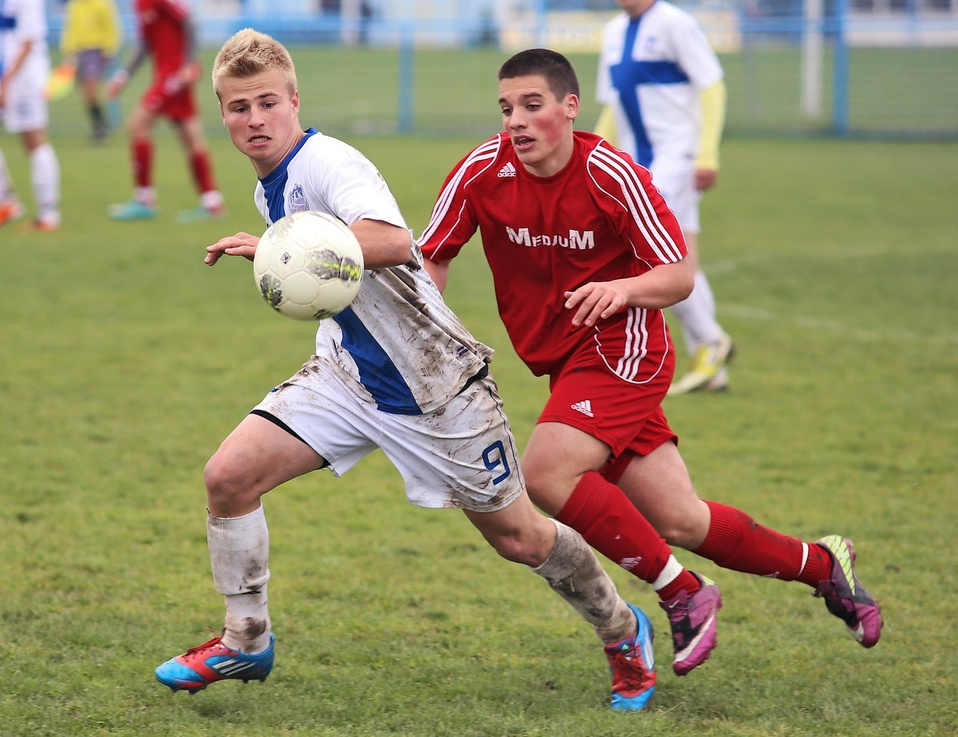
#> input picture image_manipulation/football.jpg, 958 x 737 px, shrunk from 1950 x 1500 before the run
$ python sum_up.py
#> lines starting #> are read from the running program, lines starting #| are printed output that depends on the picture
import cv2
import numpy as np

img = cv2.imread('football.jpg', cv2.IMREAD_GRAYSCALE)
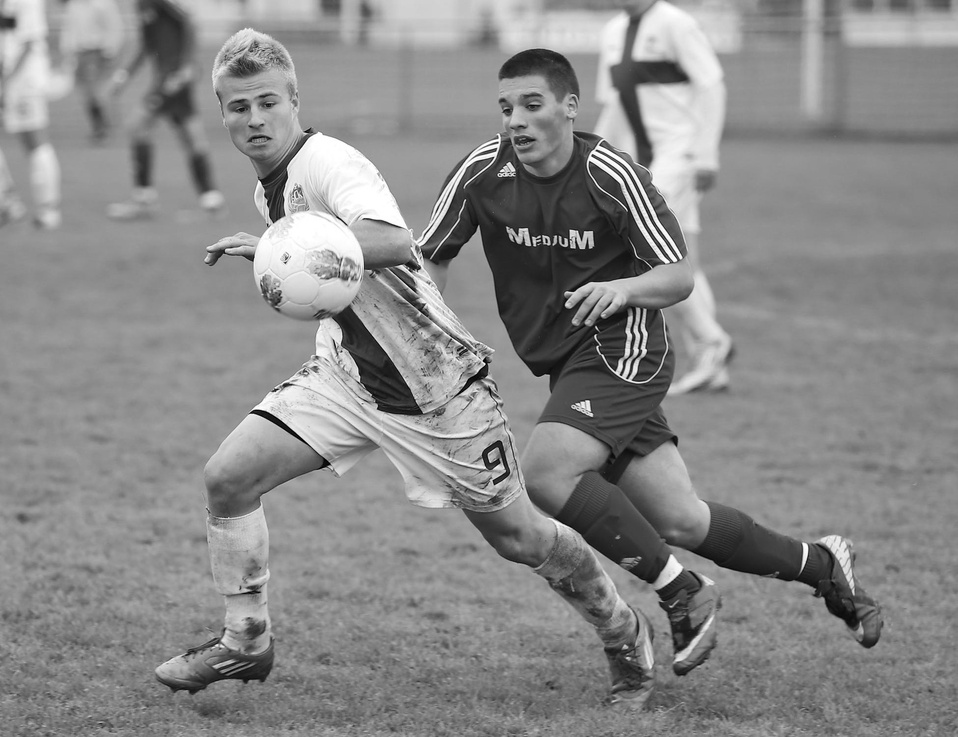
#> img: shape (737, 958); min 0, max 255, mean 137.6

cv2.namedWindow('football', cv2.WINDOW_NORMAL)
cv2.imshow('football', img)
key_pressed = cv2.waitKey(0)
#> (key Esc is pressed here)

if key_pressed == 27:
    cv2.destroyAllWindows()
elif key_pressed == ord('s'):
    cv2.imwrite('footballgrey.png', img)
    cv2.destroyAllWindows()
